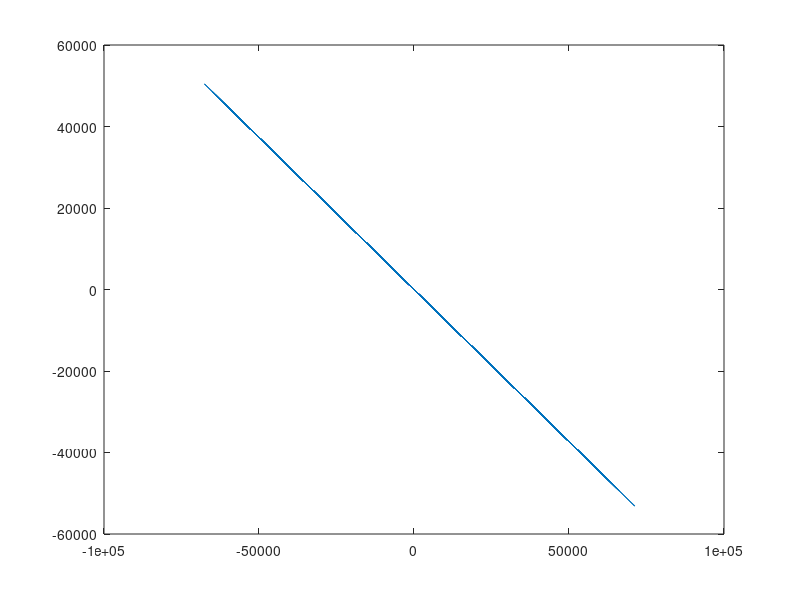

MATLAB code for this plot: (Note: this script raises an error after producing the figure.)
clc;
close all;
load Rx_not_merged
load Rx_merged

rxs_not_merged = Rx_not_merged'.*(exp(-2*pi*1i*4500/44100)*[1:length(Rx_not_merged)]);
%txs=real(txs);
plot(rxs_not_merged)

k = 28; % samples per symbol
m = 8; %spread
beta = 0.515; %beta

shape = rcosdesign(beta,m,k,'sqrt'); % RRC filter
fac=12;
wl=800; %window length 800 seems the best length for filter
ol=wl/2; %overlap

% Lowpass Filter
b_ord = 2000;
b = firpm(b_ord,[0 0.0317 0.0363 0.5]*2,[1 1 0 0 ], [10 1]);
b_rxs_not_merged = filter(b,1,[rxs_not_merged zeros(1,10)]);
freqz(b_rxs_not_merged,1,2^18,44.1e3)

b_rxs = filter(shape,1,b_rxs_not_merged);
freqz(b_rxs,1,2^18,44.1e3)


id_x = 1000:20000;

figure(1)
subplot(2,1,1);
plot(real(b_rxs(id_x)));
subplot(2,1,2);
plot(imag(b_rxs(id_x)));